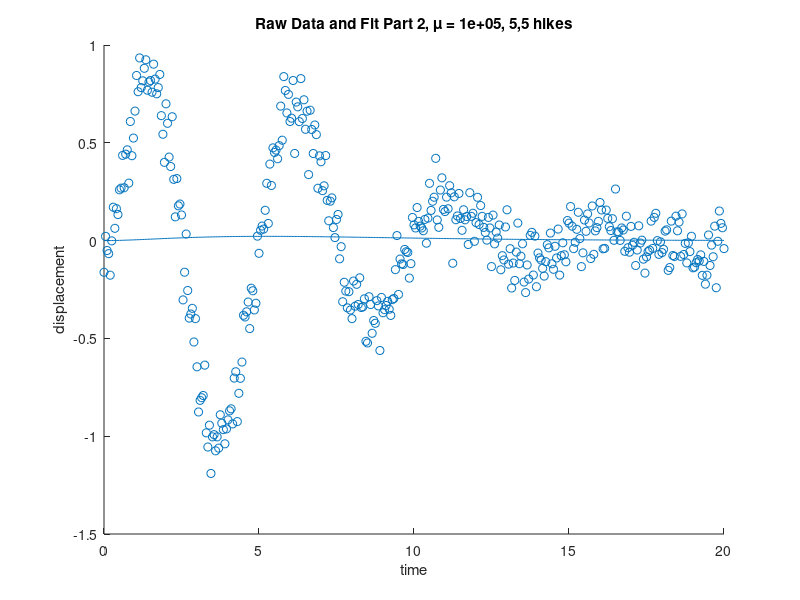

The MATLAB source for this figure:
%% Problem 1 part 2 mu 1e+05 change hike
clear all 
close all

[t, y] = textread('Problem1_TExpo_sineData.txt','%f%f','headerlines',1);

alpha = -0.4;
omega = 0.5;
xk = [alpha omega]';

J1 = t.^3 .* exp(alpha .* t) .* sin(omega .* t);
J2 = t.^2 .* exp(alpha .* t) .* cos(omega .* t);


J = [J1 J2];

model = t .* (exp(alpha .* t)) .* (sin(omega) .* t);

residual = y - model;

r2 = residual' * residual;


mu_start = 1e+05;
mu_down = 5;
mu_up = 5;

% mu_rscout = mu_old * mu_up;
% mu_cont = mu_old/mu_down;

mmax = 5;

deltax = inv(J'*J + mu_start.*[1 0; 0 1]) *J' * residual ;
x0 = xk - deltax ;


model2 = t .* (exp(x0(1) .* t)) .* (sin(x0(2)) .* t);
residual2 = y - model2;

r22 = residual2' * residual2;
r22 < r2

alphatot = [xk(1) x0(1)];
omegatot = [xk(2) x0(2)];


mu = 0.1/50;

mtot = [1];
mutot = [mu_start mu];
rtotv = [r2 r22];
%% mu 1e+05
disp('Conservative mu 1e+05')
alpha = -0.4;
omega = 0.5;
xk = [alpha omega]';

J1 = t.^3 .* exp(alpha .* t) .* sin(omega .* t);
J2 = t.^2 .* exp(alpha .* t) .* cos(omega .* t);


J = [J1 J2];

model = t .* (exp(alpha .* t)) .* (sin(omega) .* t);

residual = y - model;

r2 = residual' * residual;


mu_start = 1e+05;
mu_down = 5;
mu_up = 5;

% mu_rscout = mu_old * mu_up;
% mu_cont = mu_old/mu_down;

mmax = 5;

deltax = inv(J'*J + mu_start.*[1 0; 0 1]) *J' * residual ;
x0 = xk - deltax ;


model2 = t .* (exp(x0(1) .* t)) .* (sin(x0(2)) .* t);
residual2 = y - model2;

r22 = residual2' * residual2;
r22 < r2

alphatot = [xk(1) x0(1)];
omegatot = [xk(2) x0(2)];


mu = 0.1/50;


%% Iteration 2
r2_it = 1000000000000000;
r2_baseline = r22;
m = 1;
while r2_it > r2_baseline
    
    
    Ja1 = t.^3 .* exp(alphatot(2) .* t) .* sin(omegatot(2) .* t);
    Ja2 = t.^2 .* exp(alphatot(2) .* t) .* cos(omegatot(2) .* t);
    Ja = [Ja1 Ja2];
      
    deltaxa = inv(J'*J + mu.*[1 0; 0 1]) *J' * residual2;

    x1a = x0 - deltaxa;
    
    model3a = t .* (exp(x1a(1) .* t)) .* (sin(x1a(2)) .* t);
    
    residual3a = y - model3a;

    r2_it = residual3a' * residual3a;
   
    
   
    
    if r2_it > r2_baseline
        mu = mu * mu_up;
    end
     m = m+1
end
    alphatota = [alphatot x1a(1)];
    omegatota = [omegatot x1a(2)];
    
if r2_it < r2_baseline
    mu = mu/mu_down;
else
    mu = mu;
end
mutot = [mutot mu];
mtot = [mtot m];
rtotv = [rtotv r2_it];
disp('Iteration 2')
m
mu
r2_it
disp('Next Iteration')

%% Iteration 3
    
r3_it = 1000000000000000;
r2_baseline = r2_it;
m = 1;

while r3_it > r2_baseline || m == 5
    
    
    Ja1 = t.^3 .* exp(alphatota(3) .* t) .* sin(omegatota(3) .* t);
    Ja2 = t.^2 .* exp(alphatota(3) .* t) .* cos(omegatota(3) .* t);
    Ja = [Ja1 Ja2];
      
    deltaxa = inv(J'*J + mu.*[1 0; 0 1]) *J' * residual3a;

    x2a = x1a - deltaxa;
    
    model4a = t .* (exp(x2a(1) .* t)) .* (sin(x2a(2)) .* t);
    
    residual4a = y - model4a;

    r3_it = residual4a' * residual4a; 
    
   
    
    if r3_it > r2_baseline
        mu = mu * mu_up;
    end
     m = m+1
end
    alphatota = [alphatota x2a(1)];
    omegatota = [omegatota x2a(2)];
    
if r3_it < r2_baseline
    mu = mu/mu_down;
else
    mu = mu;
end

mutot = [mutot mu];
mtot = [mtot m];
rtotv = [rtotv r3_it];
disp('Iteration 3')
m
mu
r3_it
disp('Next Iteration')

%% Iteration 4
    
r4_it = 1000000000000000;
r3_baseline = r3_it;
m = 1;

while r4_it > r3_baseline
    
    
    Ja1 = t.^3 .* exp(alphatota(4) .* t) .* sin(omegatota(4) .* t);
    Ja2 = t.^2 .* exp(alphatota(4) .* t) .* cos(omegatota(4) .* t);
    Ja = [Ja1 Ja2];
      
    deltaxa = inv(J'*J + mu.*[1 0; 0 1]) *J' * residual4a;

    x3a = x2a - deltaxa;
    
    model5a = t .* (exp(x3a(1) .* t)) .* (sin(x3a(2)) .* t);
    
    residual5a = y - model5a;

    r4_it = residual5a' * residual5a; 
    
   
    
    if r4_it > r3_baseline
        mu = mu * mu_up;
    end
    
     m = m+1
    if m == 5
        break
    end
end
    alphatota = [alphatota x3a(1)];
    omegatota = [omegatota x3a(2)];
    
if r4_it < r3_baseline
    mu = mu/mu_down;
else
    mu = mu;
end

mutot = [mutot mu];
mtot = [mtot m];
rtotv = [rtotv r4_it];
disp('Iteration 4')
m
mu
r4_it
disp('Next Iteration')


%% Iteration 5


r5_it = 1000000000000000;
r4_baseline = r4_it;
m = 1;

while r5_it > r4_baseline
    
    
    Ja1 = t.^3 .* exp(alphatota(5) .* t) .* sin(omegatota(5) .* t);
    Ja2 = t.^2 .* exp(alphatota(5) .* t) .* cos(omegatota(5) .* t);
    Ja = [Ja1 Ja2];
      
    deltaxa = inv(J'*J + mu.*[1 0; 0 1]) *J' * residual5a;

    x4a = x3a - deltaxa;
    
    model6a = t .* (exp(x4a(1) .* t)) .* (sin(x4a(2)) .* t);
    
    residual6a = y - model6a;

    r5_it = residual6a' * residual6a; 
    
   
    
    if r5_it > r4_baseline
        mu = mu * mu_up;
    end
    
     m = m+1
    if m == 5
        break
    end
end
    alphatota = [alphatota x4a(1)];
    omegatota = [omegatota x4a(2)];
    
if r5_it < r4_baseline
    mu = mu/mu_down;
else
    mu = mu;
end

mutot = [mutot mu];
mtot = [mtot m];
rtotv = [rtotv r5_it];
disp('Iteration 5')
m
mu
r5_it
disp('Next Iteration')

%% Iteration 6


r6_it = 1000000000000000;
r5_baseline = r5_it;
m = 1;

while r6_it > r5_baseline
    
    
    Ja1 = t.^3 .* exp(alphatota(6) .* t) .* sin(omegatota(6) .* t);
    Ja2 = t.^2 .* exp(alphatota(6) .* t) .* cos(omegatota(6) .* t);
    Ja = [Ja1 Ja2];
      
    deltaxa = inv(J'*J + mu.*[1 0; 0 1]) *J' * residual6a;

    x5a = x4a - deltaxa;
    
    model7a = t .* (exp(x5a(1) .* t)) .* (sin(x5a(2)) .* t);
    
    residual7a = y - model7a;

    r6_it = residual7a' * residual7a; 
    
   
    
    if r6_it > r5_baseline
        mu = mu * mu_up;
    end
    
     m = m+1
    if m == 5
        break
    end
end
    alphatota = [alphatota x5a(1)];
    omegatota = [omegatota x5a(2)];
    
if r6_it < r5_baseline
    mu = mu/mu_down;
else
    mu = mu;
end

mutot = [mutot mu];
mtot = [mtot m];
rtotv = [rtotv r6_it];
disp('Iteration 6')
m
mu
r6_it
disp('Next Iteration')

%% Iteration 7


r7_it = 1000000000000000;
r6_baseline = r6_it;
m = 1;

while r7_it > r6_baseline
    
    
    Ja1 = t.^3 .* exp(alphatota(7) .* t) .* sin(omegatota(7) .* t);
    Ja2 = t.^2 .* exp(alphatota(7) .* t) .* cos(omegatota(7) .* t);
    Ja = [Ja1 Ja2];
      
    deltaxa = inv(J'*J + mu.*[1 0; 0 1]) *J' * residual7a;

    x6a = x5a - deltaxa;
    
    model8a = t .* (exp(x6a(1) .* t)) .* (sin(x6a(2)) .* t);
    
    residual8a = y - model8a;

    r7_it = residual8a' * residual8a; 
    
   
    
    if r7_it > r6_baseline
        mu = mu * mu_up;
    end
    
     m = m+1
    if m == 5
        break
    end
end
    alphatota = [alphatota x6a(1)];
    omegatota = [omegatota x6a(2)];
    
if r7_it < r6_baseline
    mu = mu/mu_down;
else
    mu = mu;
end

mutot = [mutot mu];
mtot = [mtot m];
rtotv = [rtotv r7_it];
disp('Iteration 7')
m
mu
r7_it
disp('Next Iteration')

%% Iteration 8


r8_it = 1000000000000000;
r7_baseline = r7_it;
m = 1;

while r8_it > r7_baseline
    
    
    Ja1 = t.^3 .* exp(alphatota(8) .* t) .* sin(omegatota(8) .* t);
    Ja2 = t.^2 .* exp(alphatota(8) .* t) .* cos(omegatota(8) .* t);
    Ja = [Ja1 Ja2];
      
    deltaxa = inv(J'*J + mu.*[1 0; 0 1]) *J' * residual8a;

    x7a = x6a - deltaxa;
    
    model9a = t .* (exp(x7a(1) .* t)) .* (sin(x7a(2)) .* t);
    
    residual9a = y - model9a;

    r8_it = residual9a' * residual9a; 
    
   
    
    if r8_it > r7_baseline
        mu = mu * mu_up;
    end
    
     m = m+1
    if m == 5
        break
    end
end
    alphatota = [alphatota x7a(1)];
    omegatota = [omegatota x7a(2)];
    
if r8_it < r7_baseline
    mu = mu/mu_down;
else
    mu = mu;
end

mutot = [mutot mu];
mtot = [mtot m];
rtotv = [rtotv r8_it];
disp('Iteration 8')
m
mu
r8_it
disp('Next Iteration')

%% Iteration 9


r9_it = 1000000000000000;
r8_baseline = r8_it;
m = 1;

while r9_it > r8_baseline
    
    
    Ja1 = t.^3 .* exp(alphatota(9) .* t) .* sin(omegatota(9) .* t);
    Ja2 = t.^2 .* exp(alphatota(9) .* t) .* cos(omegatota(9) .* t);
    Ja = [Ja1 Ja2];
      
    deltaxa = inv(J'*J + mu.*[1 0; 0 1]) *J' * residual9a;

    x8a = x7a - deltaxa;
    
    model10a = t .* (exp(x8a(1) .* t)) .* (sin(x8a(2)) .* t);
    
    residual10a = y - model10a;

    r9_it = residual10a' * residual10a; 
    
   
    
    if r9_it > r8_baseline
        mu = mu * mu_up;
    end
    
     m = m+1
    if m == 5
        break
    end
end
    alphatota = [alphatota x8a(1)];
    omegatota = [omegatota x8a(2)];
    
if r9_it < r8_baseline
    mu = mu/mu_down;
else
    mu = mu;
end

mutot = [mutot mu];
mtot = [mtot m];
rtotv = [rtotv r9_it];
disp('Iteration 9')
m
mu
r9_it
disp('Next Iteration')


%% Iteration 10


r10_it = 1000000000000000000;
r9_baseline = r9_it;
m = 1;

while r10_it > r9_baseline
    
    
    Ja1 = t.^3 .* exp(alphatota(10) .* t) .* sin(omegatota(10) .* t);
    Ja2 = t.^2 .* exp(alphatota(10) .* t) .* cos(omegatota(10) .* t);
    Ja = [Ja1 Ja2];
      
    deltaxa = inv(J'*J + mu.*[1 0; 0 1]) *J' * residual10a;

    x9a = x8a - deltaxa;
    
    model11a = t .* (exp(x8a(1) .* t)) .* (sin(x8a(2)) .* t);
    
    residual11a = y - model11a;

    r10_it = residual11a' * residual11a; 
    
   
    
    if r10_it > r9_baseline
        mu = mu * mu_up;
    end
    
     m = m+1
    if m == 5
        break
    end
end
    alphatota = [alphatota x9a(1)];
    omegatota = [omegatota x9a(2)];
    
if r10_it < r9_baseline
    mu = mu/mu_down;
else
    mu = mu;
end

mutot = [mutot mu];
mtot = [mtot m];
rtotv = [rtotv r10_it];
disp('Iteration 10')
m
mu
r10_it
disp('Next Iteration')

% disp('Required 10 iterations to find final values')

f2 = figure('Name', 'Part 2 Plot over scatter, mu = 1e+05, 5,5 hikes');

scatter(t,y)
hold on
plot(t, model10a)
title('Raw Data and Fit Part 2, \mu = 1e+05, 5,5 hikes')
xlabel('time')
ylabel('displacement')

%% Echoing outputs for diary
diary vjprob1pt2_groupD.txt

echo on

mutot
mtot
rtotv
alphatota
omegatota

echo off